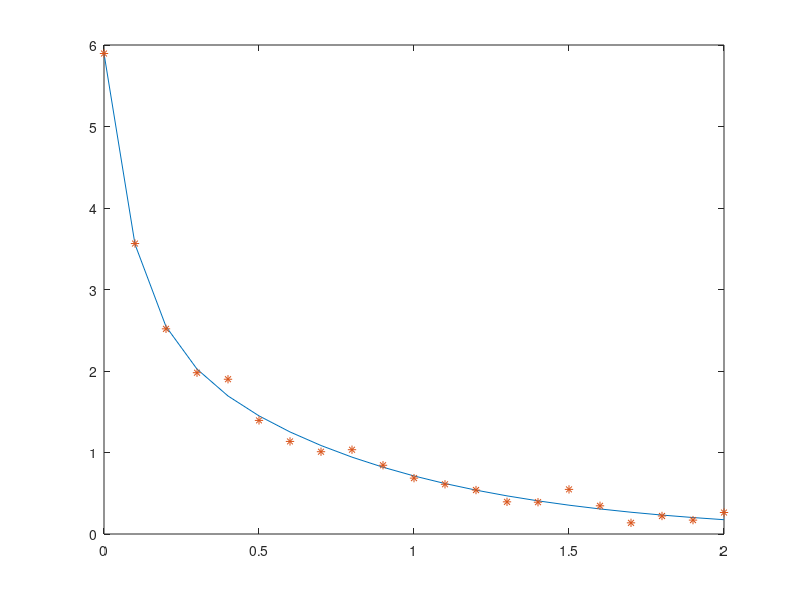

Reproduce this figure in MATLAB.
clear,clc;
x0=[1 2 3 4];
f=@(x0,xdata)x0(1)*exp(1).^(-1*x0(2)*xdata)+x0(3)*exp(1).^(-1*x0(4)*xdata);
data = [0.0000 5.8955
 0.1000 3.5639
 0.2000 2.5173
 0.3000 1.9790
 0.4000 1.8990
 0.5000 1.3938
 0.6000 1.1359
 0.7000 1.0096
 0.8000 1.0343
 0.9000 0.8435
 1.0000 0.6856
 1.1000 0.6100
 1.2000 0.5392
 1.3000 0.3946
 1.4000 0.3903
 1.5000 0.5474
 1.6000 0.3459
 1.7000 0.1370
 1.8000 0.2211
 1.9000 0.1704
 2.0000 0.2636];
 t=data(:,1);
 y=data(:,2);
[A,resnorm]=lsqcurvefit(f,x0,t,y);
plot(t,f(A,t),t,y,'*');